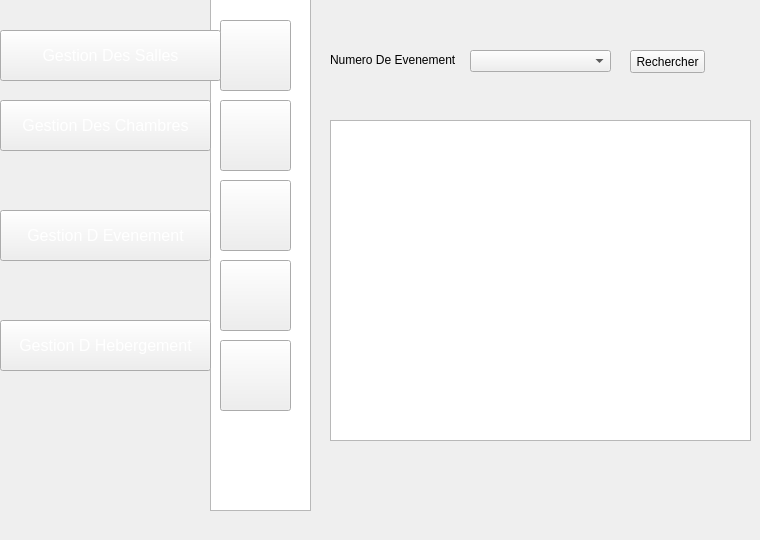
    <widget class="QWidget" name="page_28">
     <widget class="QListView" name="listView_18">
      <property name="geometry">
       <rect>
        <x>210</x>
        <y>-20</y>
        <width>101</width>
        <height>531</height>
       </rect>
      </property>
      <property name="styleSheet">
       <string notr="true">

background-image: url(:/img/selected.png);</string>
      </property>
     </widget>
     <widget class="QPushButton" name="pushButton_176">
      <property name="geometry">
       <rect>
        <x>0</x>
        <y>210</y>
        <width>211</width>
        <height>51</height>
       </rect>
      </property>
      <property name="font">
       <font>
        <pointsize>12</pointsize>
       </font>
      </property>
      <property name="styleSheet">
       <string notr="true">color: rgb(255, 255, 255);
background-image: url(:/img/selected2.png);</string>
      </property>
      <property name="text">
       <string>Gestion D Evenement</string>
      </property>
     </widget>
     <widget class="QPushButton" name="pushButton_177">
      <property name="geometry">
       <rect>
        <x>0</x>
        <y>100</y>
        <width>211</width>
        <height>51</height>
       </rect>
      </property>
      <property name="font">
       <font>
        <pointsize>12</pointsize>
       </font>
      </property>
      <property name="styleSheet">
       <string notr="true">color: rgb(255, 255, 255);
</string>
      </property>
      <property name="text">
       <string>Gestion Des Chambres</string>
      </property>
     </widget>
     <widget class="QPushButton" name="pushButton_178">
      <property name="geometry">
       <rect>
        <x>0</x>
        <y>320</y>
        <width>211</width>
        <height>51</height>
       </rect>
      </property>
      <property name="font">
       <font>
        <pointsize>12</pointsize>
       </font>
      </property>
      <property name="styleSheet">
       <string notr="true">color: rgb(255, 255, 255);</string>
      </property>
      <property name="text">
       <string>Gestion D Hebergement</string>
      </property>
     </widget>
     <widget class="QPushButton" name="pushButton_187">
      <property name="geometry">
       <rect>
        <x>220</x>
        <y>20</y>
        <width>71</width>
        <height>71</height>
       </rect>
      </property>
      <property name="styleSheet">
       <string notr="true">

image: url(:/img/icon-ajout2.png);</string>
      </property>
      <property name="text">
       <string/>
      </property>
     </widget>
     <widget class="QPushButton" name="pushButton_188">
      <property name="geometry">
       <rect>
        <x>220</x>
        <y>180</y>
        <width>71</width>
        <height>71</height>
       </rect>
      </property>
      <property name="styleSheet">
       <string notr="true">image: url(:/img/icon-supp2 (1).png);</string>
      </property>
      <property name="text">
       <string/>
      </property>
     </widget>
     <widget class="QPushButton" name="pushButton_189">
      <property name="geometry">
       <rect>
        <x>220</x>
        <y>340</y>
        <width>71</width>
        <height>71</height>
       </rect>
      </property>
      <property name="styleSheet">
       <string notr="true">image: url(:/img/8774.png);
image: url(:/img/8774.png);
image: url(:/img/8774.png);</string>
      </property>
      <property name="text">
       <string/>
      </property>
     </widget>
     <widget class="QPushButton" name="pushButton_190">
      <property name="geometry">
       <rect>
        <x>220</x>
        <y>260</y>
        <width>71</width>
        <height>71</height>
       </rect>
      </property>
      <property name="styleSheet">
       <string notr="true">image: url(:/img/icon-afficher2.png);</string>
      </property>
      <property name="text">
       <string/>
      </property>
     </widget>
     <widget class="QPushButton" name="pushButton_191">
      <property name="geometry">
       <rect>
        <x>220</x>
        <y>100</y>
        <width>71</width>
        <height>71</height>
       </rect>
      </property>
      <property name="styleSheet">
       <string notr="true">image: url(:/img/icon-modif2 (1).png);</string>
      </property>
      <property name="text">
       <string/>
      </property>
     </widget>
     <widget class="QPushButton" name="pushButton_192">
      <property name="geometry">
       <rect>
        <x>630</x>
        <y>50</y>
        <width>75</width>
        <height>23</height>
       </rect>
      </property>
      <property name="styleSheet">
       <string notr="true">background-image: url(:/new/prefix1/img/backback.png);</string>
      </property>
      <property name="text">
       <string>Rechercher</string>
      </property>
     </widget>
     <widget class="QLabel" name="label_54">
      <property name="geometry">
       <rect>
        <x>330</x>
        <y>50</y>
        <width>151</width>
        <height>20</height>
       </rect>
      </property>
      <property name="styleSheet">
       <string notr="true">background-image: url(:/new/prefix1/img/backback.png);</string>
      </property>
      <property name="text">
       <string>Numero De Evenement</string>
      </property>
     </widget>
     <widget class="QTableView" name="tabeventtt">
      <property name="geometry">
       <rect>
        <x>330</x>
        <y>120</y>
        <width>421</width>
        <height>321</height>
       </rect>
      </property>
      <property name="styleSheet">
       <string notr="true">background-image: url(:/new/prefix1/img/back.png);</string>
      </property>
     </widget>
     <widget class="QComboBox" name="recher">
      <property name="geometry">
       <rect>
        <x>470</x>
        <y>50</y>
        <width>141</width>
        <height>22</height>
       </rect>
      </property>
     </widget>
     <widget class="QPushButton" name="pushButton_451">
      <property name="geometry">
       <rect>
        <x>0</x>
        <y>30</y>
        <width>221</width>
        <height>51</height>
       </rect>
      </property>
      <property name="font">
       <font>
        <pointsize>12</pointsize>
       </font>
      </property>
      <property name="styleSheet">
       <string notr="true">color: rgb(255, 255, 255);
</string>
      </property>
      <property name="text">
       <string>Gestion Des Salles</string>
      </property>
     </widget>
    </widget>
